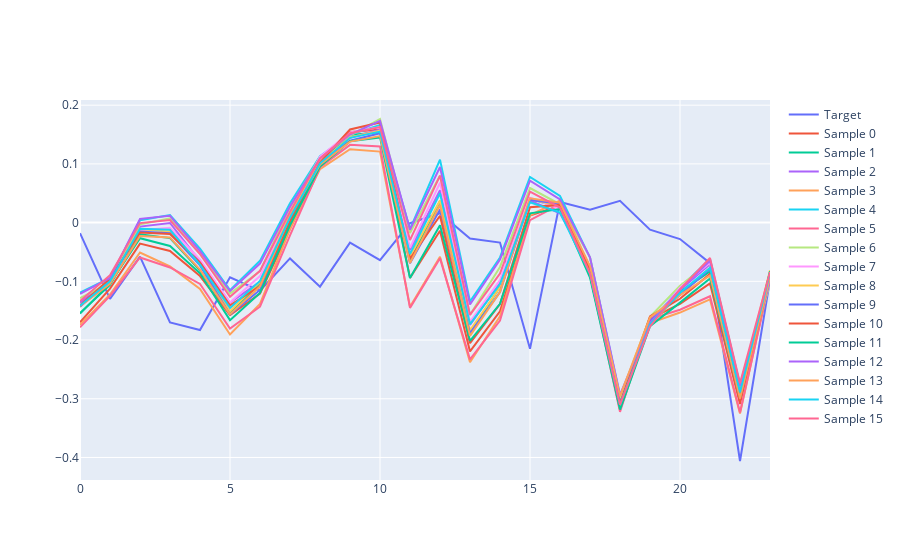

The notebook cell this image was saved under:
### Code cell
batch_index = 3
traces = []
traces.append({"y": sample_target.cpu().numpy()[batch_index], "name": "Target"})
for i, sample in enumerate(samples):
    traces.append({"y": sample[batch_index], "name": f"Sample {i}"})

go.Figure(data=traces)
